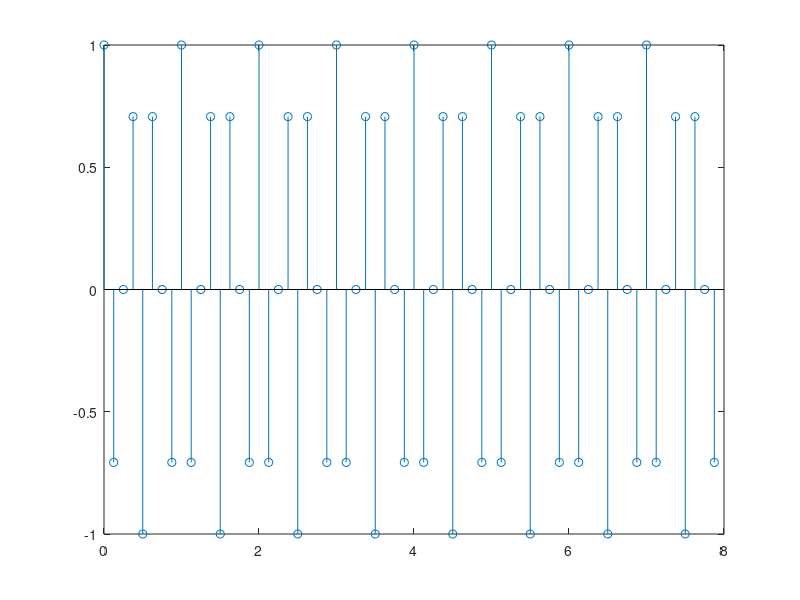
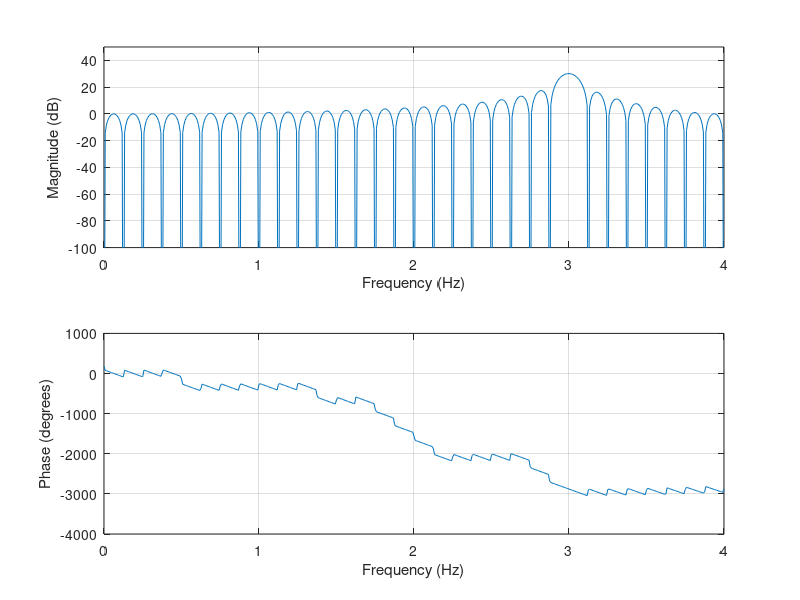
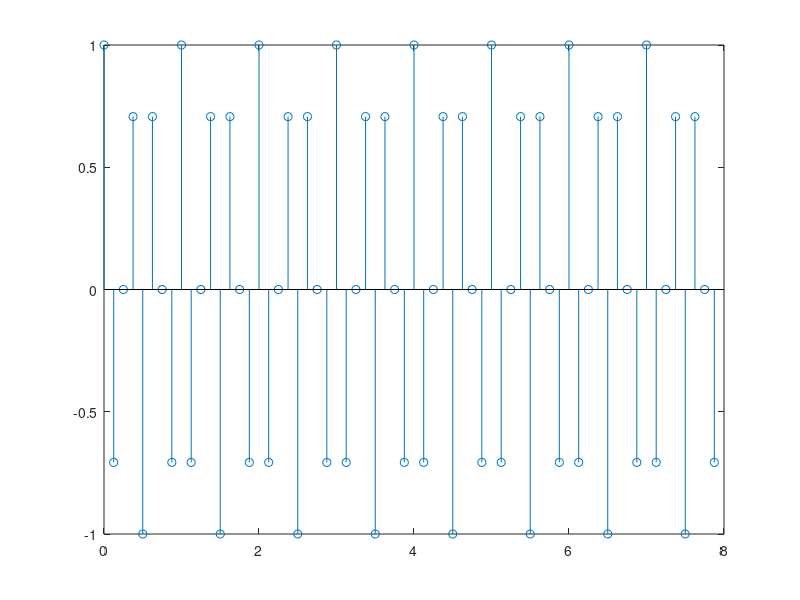
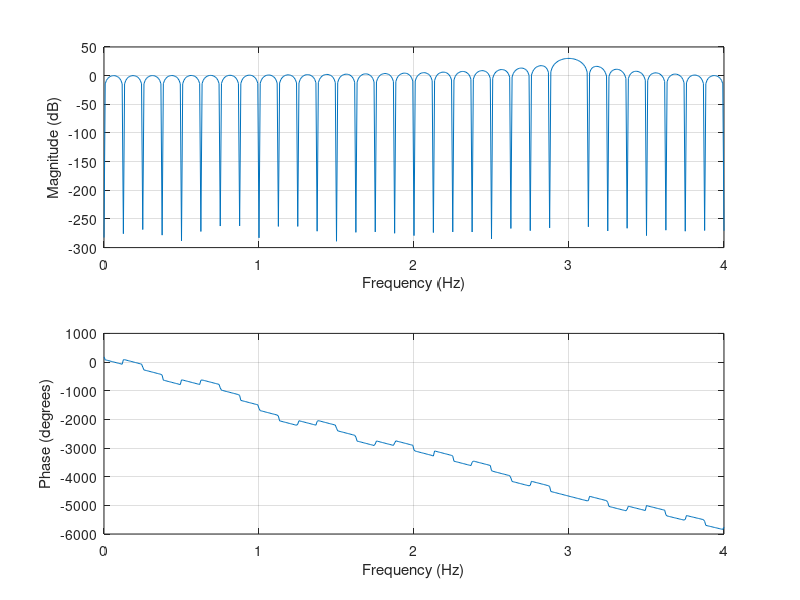

Write MATLAB code to recreate these figures, in order.
%
% $Id: practice03_4.m,v 1.4 2007/05/07 11:09:47 sho Exp $
%
% Copyright (C) 2005-2015 Shogo MURAMATSU, All rights reserved
%

%% FFT points
nPoints = 512;

%% Sampling period
Ts = 1/8; % 1/Fs

%% Duration
duration = 8;

%% Sampling points
t = 0:Ts:duration-Ts;

%% Sampled data
x3 = cos(3*2*pi*t);
x5 = cos(5*2*pi*t);

%% Presentation for x3
figure(1); % Stem
stem(t,x3);
figure(2); % Analog Freq.
freqz(x3,1,nPoints,1/Ts);
subplot(2,1,1);
axis([0 1/(Ts*2) -100 50]);

%% Presentation for x5
figure(3); % Stem
stem(t,x5);
figure(4); % Analog Freq.
freqz(x5,1,nPoints,1/Ts);

% End
